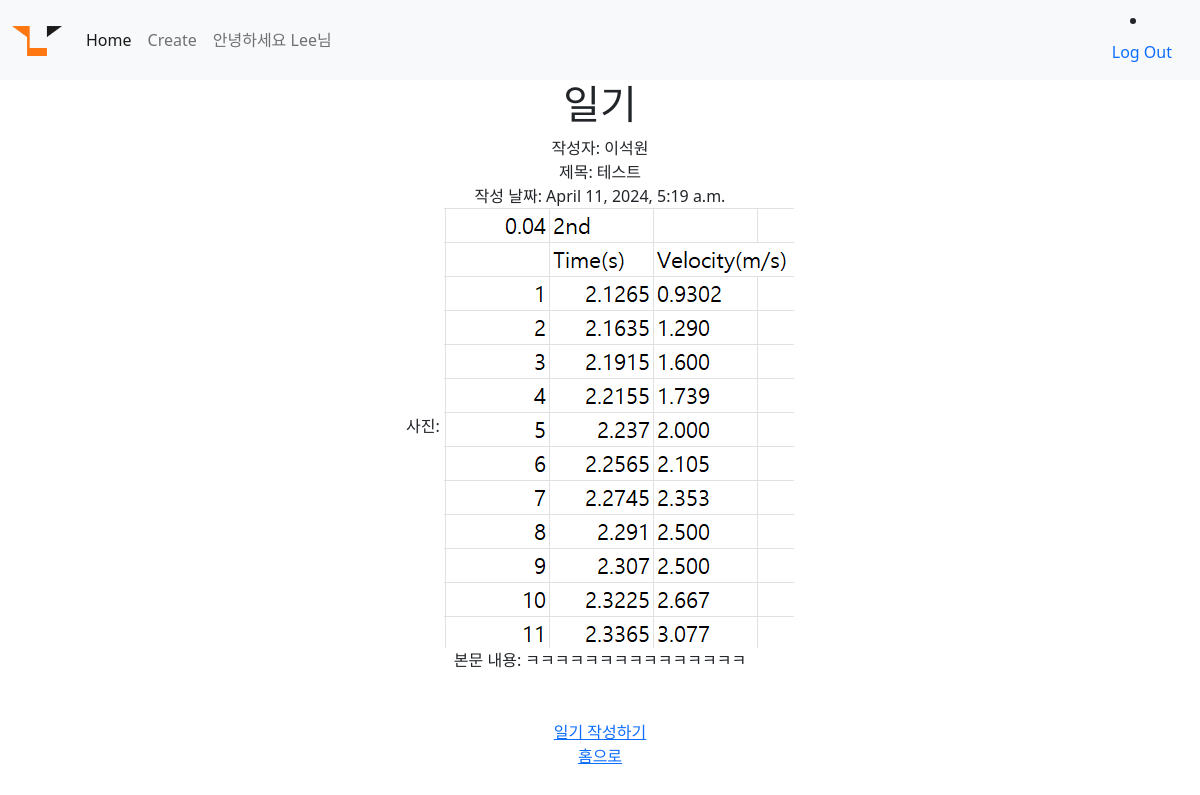
The page /diary/detail/4 (signed in) on the database its author committed.
### account/models.py (models this page shows)
class CustomUser(AbstractUser): #유저확장
    nickname = models.CharField(max_length=100)
    university = models.CharField(max_length=50)
    location = models.CharField(max_length=200)

### diary/models.py (models this page shows, shortened)
class Diary(models.Model):
    title = models.CharField(max_length=50)
    writer = models.CharField(max_length=20)
    pub_update = models.DateTimeField()
    body = models.TextField()
    image = models.ImageField(upload_to="diary/", blank=True, null=True) #blank랑 null은 비어있어도 되게 만들어줌

### diary/views.py (the view)
# urls.py: path('detail/<str:id>',detail, name="detail"), #view의 id 변수 이름 동일하게 !!!
def detail(request, id):
    diary_detail = get_object_or_404(Diary, pk = id)
    visiter = request.user.username
    data = {'diary_detail' : diary_detail , 'visiter' : visiter}
    return render(request , "detail.html", data )

### diary/templates/detail.html (shortened to what this page needs)
{% extends 'base.html' %}
{% block content %}
<h1>일기</h1>
<div>
    작성자: {{diary_detail.writer}}
    <br>
     제목: {{diary_detail.title}}
    <br>
    작성 날짜: {{diary_detail.pub_update}}
    {% if diary_detail.image %}
    <br>
    사진: <img src="{{diary_detail.image.url}}">
    {% endif %}
    <br>
    본문 내용: {{diary_detail.body}}
</div>
<br>
<br>
<a href="{% url 'create' %}">일기 작성하기</a>
<br>
<a href="{% url 'home' %}">홈으로</a>
{% endblock %}

### second/templates/base.html (shortened to what this page needs)
<!DOCTYPE html>
<html lang="en">
<head>
    <link href="https://cdn.jsdelivr.net/npm/bootstrap@5.0.2/dist/css/bootstrap.min.css" rel="stylesheet">
</head>
<body>
  {% load static %}
    <nav class="navbar navbar-expand-lg navbar-light bg-light">
        <div class="container-fluid">
          <a class="navbar-brand" href="{% url 'home' %}"> <img src="{% static 'lion.png'%} " alt="" width="50" height="30" href="{% url 'home' %}"></a>
          <div class="collapse navbar-collapse" id="navbarSupportedContent">
            <ul class="navbar-nav me-auto mb-2 mb-lg-0">
              <li class="nav-item">
                <a class="nav-link active" aria-current="page" href="{% url 'home' %}">Home</a>
              </li>
              <li class="nav-item">
                <a class="nav-link" href="{%  url 'create' %}">Create</a>
              </li>
              {% if user.is_authenticated %}
              <li class="nav-item">
                <a class="nav-link" >안녕하세요 {{user.username}}님</a>
              </li>
              {% endif %}
            </ul>
              {% if user.is_authenticated %}
              <li class="nav-item">
                <a class="nav-link" href="{% url 'logout_view' %}">Log Out</a>
              </li>
              {% endif %}
          </div>
        </div>
      </nav>
      <div class="container">
        {% block content %}
        {% endblock %}
      </div>
</body>
</html>

### second/templates/base.html (style rules this page uses)
body { text-align: center; }

### rows shown on the page
CustomUser: username "Lee"
Diary: writer "이석원", title "테스트", pub_update "April 11, 2024, 5:19 a.m.", image (picture), body "ㅋㅋㅋㅋㅋㅋㅋㅋㅋㅋㅋㅋㅋㅋㅋ"
